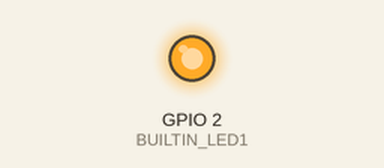
Bench run of a sketch on a simulated ESP8266 (NodeMCU). On the bench: output pins drawn as LEDs (lit = HIGH). WiFi joins after 1.5 s; servers stay silent unless stated; what the sketch prints to the serial monitor is not drawn.

Above: at 3.1 s.
At 5.6 s:
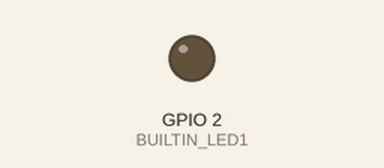
Timing chart, 0 to 8.1 s (numbered marks = the images above):
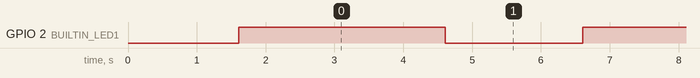

Measured:
- by itself, GPIO 2 (BUILTIN_LED1): alternates HIGH for 3.0 s and LOW for 2.0 s

The sketch:

sketch_oct02b_wifi_router.ino
```cpp
#include <ESP8266WiFi.h>
#include <Arduino.h>

const char* ssid     = "TP-LINK_5B7F";
const char* password = "01317312";


const short int BUILTIN_LED1 = 2; //GPIO2


int wifiStatus;

void setup() {

  pinMode(BUILTIN_LED1, OUTPUT);

  // delay(1000);
  Serial.begin(115200);
  Serial.print("Start");
  Serial.println();
  Serial.println();
  Serial.print("Configuring WiFi access point...");


  // We start by connecting to a WiFi network

  Serial.println();
  Serial.println();
  Serial.print("Your are connecting to;");
  Serial.println(ssid);

  //Serial.print("Setting Wifi Mode to Station");
  //WiFi.mode(WIFI_STA);
  //Serial.print("Wifi Mode Set");

  // sWiFi.disconnect();
  // WiFi.setOutputPower(0);

  Serial.print("WIFI Begin");
  WiFi.begin(ssid, password);
  Serial.print("After WIFI Begin");

  Serial.print("WIFI Status: ");
  Serial.print(WiFi.status());

  // typedef enum {
  //     WL_NO_SHIELD        = 255,   // for compatibility with WiFi Shield library
  //     WL_IDLE_STATUS      = 0,
  //     WL_NO_SSID_AVAIL    = 1,
  //     WL_SCAN_COMPLETED   = 2,
  //     WL_CONNECTED        = 3,
  //     WL_CONNECT_FAILED   = 4,
  //     WL_CONNECTION_LOST  = 5,
  //     WL_DISCONNECTED     = 6
  // } wl_status_t;


  while (WiFi.status() != WL_CONNECTED) {
    Serial.print(":");
    delay(200);
    Serial.print(".");
  }

}

void loop() {

  wifiStatus = WiFi.status();

  if (wifiStatus == WL_CONNECTED) {
    Serial.println("");
    Serial.println("Your ESP is connected!");
    Serial.println("Your IP address is: ");
    Serial.println(WiFi.localIP());
    digitalWrite(BUILTIN_LED1, HIGH);   // turn the LED on (HIGH is the voltage level)
    delay(3000);              // wait for a second
    digitalWrite(BUILTIN_LED1, LOW);    // turn the LED off by making the voltage LOW
    delay(1000);              // wait for a second
  }
  else {
    Serial.println("");
    Serial.println("WiFi not connected");
  }
  delay(1000); // check for connection every once a second
}
```
